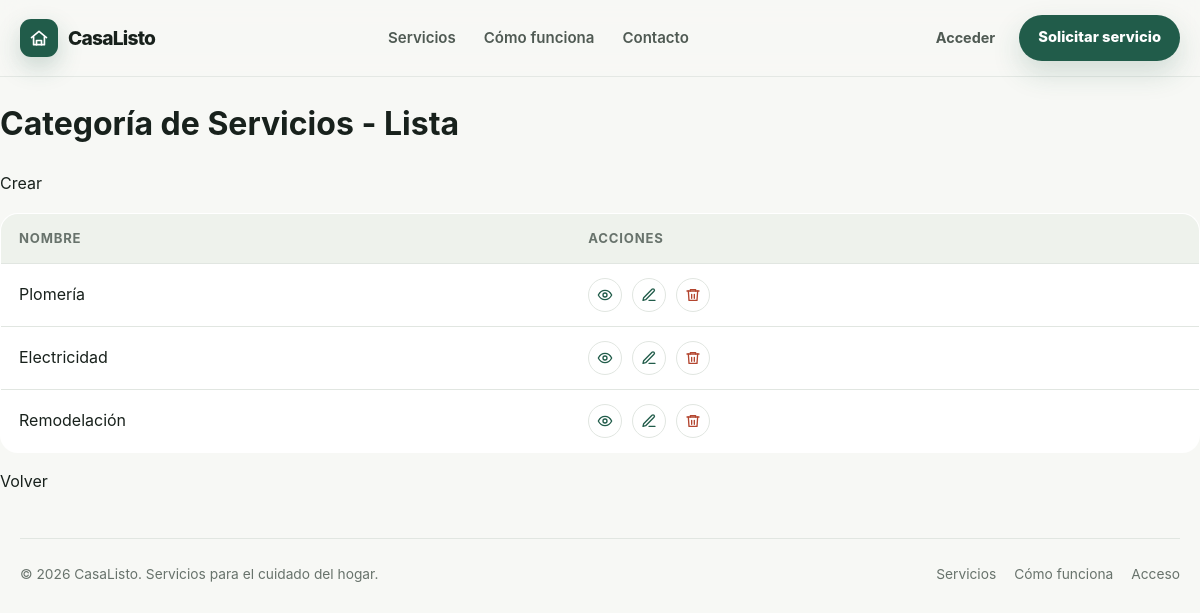
/servicio/categoria/list/, run on the app's committed database.
### servicio/models.py (models this page shows, shortened)
class CategoriaServicio(models.Model):
    nombre = models.CharField(unique=True)
    descripcion = models.TextField(blank=True)
    class Meta:
        verbose_name = "Categoría de Servicio"
        verbose_name_plural = "Categorías de Servicio"

### servicio/views/categoriaservicio.py (the view)
# urls.py: path("categoria/list/", categoriaservicio_list, name="categoriaservicio_list"),
def categoriaservicio_list(request):
    categorias = CategoriaServicio.objects.all()
    return render(request, "servicio/categoriaservicio_list.html", {"categorias": categorias})

### servicio/templates/servicio/categoriaservicio_list.html
{% extends "core/base.html" %}
{% load static %}
{% block style %}
    <link rel="stylesheet" href="{% static 'core/table.css' %}" />
{% endblock style %}
{% block content %}
    <h1>Categoría de Servicios - Lista</h1>
    <p><a href="{% url 'servicio:categoriaservicio_create' %}">Crear</a></p>
    <table class="tabla-categorias">
        <thead>
            <tr>
                <th>Nombre</th>
                <th>Acciones</th>
            </tr>
        </thead>
        <tbody>
            {% for categoria in categorias %}
                <tr>
                    <td>{{ categoria.nombre }}</td>
                    <td class="acciones">
                        <a class="accion-icono"
                           href="{% url 'servicio:categoriaservicio_detail' categoria.pk %}"
                           title="Ver"
                           aria-label="Ver">
                            <svg viewBox="0 0 24 24"
                                 fill="none"
                                 stroke="currentColor"
                                 stroke-width="2"
                                 stroke-linecap="round"
                                 stroke-linejoin="round">
                                <path d="M2 12s3.5-7 10-7 10 7 10 7-3.5 7-10 7-10-7-10-7z"></path>
                                <circle cx="12" cy="12" r="3"></circle>
                            </svg>
                        </a>
                        <a class="accion-icono"
                           href="{% url 'servicio:categoriaservicio_update' categoria.pk %}"
                           title="Editar"
                           aria-label="Editar">
                            <svg viewBox="0 0 24 24"
                                 fill="none"
                                 stroke="currentColor"
                                 stroke-width="2"
                                 stroke-linecap="round"
                                 stroke-linejoin="round">
                                <path d="M12 20h9"></path>
                                <path d="M16.5 3.5a2.12 2.12 0 0 1 3 3L7 19l-4 1 1-4z"></path>
                            </svg>
                        </a>
                        <a class="accion-icono accion-icono--eliminar"
                           href="{% url 'servicio:categoriaservicio_delete' categoria.pk %}"
                           title="Eliminar"
                           aria-label="Eliminar">
                            <svg viewBox="0 0 24 24"
                                 fill="none"
                                 stroke="currentColor"
                                 stroke-width="2"
                                 stroke-linecap="round"
                                 stroke-linejoin="round">
                                <path d="M3 6h18"></path>
                                <path d="M8 6V4h8v2"></path>
                                <path d="M19 6l-1 14H6L5 6"></path>
                                <path d="M10 11v6M14 11v6"></path>
                            </svg>
                        </a>
                    </td>
                </tr>
            {% empty %}
                <tr>
                    <td colspan="2">No hay categorías registradas.</td>
                </tr>
            {% endfor %}
        </tbody>
    </table>
    <p><a href="{% url 'servicio:home' %}">Volver</a></p>
{% endblock content %}

### core/static/core/base.css (style rules this page uses)
:root { --bg: #f7f8f5; --surface: #ffffff; --surface-soft: #eef2ec; --text: #18211c; --muted: #68736c; --primary: #215c4a; --primary-dark: #174637; --accent: #dcefd5; --border: #e1e6e1; --shadow: 0 18px 45px rgba(24, 33, 28, 0.08); --radius-lg: 28px; --radius-md: 18px; --radius-sm: 12px; --max-width: 1180px; }
* { box-sizing: border-box; }
html { scroll-behavior: smooth; }
body { margin: 0; font-family: Inter, ui-sans-serif, system-ui, -apple-system, BlinkMacSystemFont, "Segoe UI", sans-serif; color: var(--text); background: var(--bg); line-height: 1.6; }
a { color: inherit; text-decoration: none; }
img, svg { display: block; max-width: 100%; }
button, a { -webkit-tap-highlight-color: transparent; }

### core/static/core/table.css (style rules this page uses)
.tabla-categorias { width: 100%; border-collapse: collapse; background: var(--surface); border: 1px solid var(--border); border-radius: var(--radius-md); overflow: hidden; }
.tabla-categorias th, .tabla-categorias td { padding: 14px 18px; text-align: left; border-bottom: 1px solid var(--border); }
.tabla-categorias th { background: var(--surface-soft); font-size: .82rem; text-transform: uppercase; letter-spacing: .06em; color: var(--muted); }
.tabla-categorias tr:last-child td { border-bottom: 0; }
.acciones { display: flex; gap: 10px; }
td.acciones { display: flex; align-items: center; }
.accion-icono { width: 34px; height: 34px; display: grid; place-items: center; border: 1px solid var(--border); border-radius: 50%; background: white; color: var(--primary); transition: background .2s ease, color .2s ease; }
.accion-icono svg { width: 16px; height: 16px; }
.accion-icono--eliminar { color: #b3452f; }

### data on the page
CategoriaServicio: nombre "Plomería"
CategoriaServicio: nombre "Electricidad"
CategoriaServicio: nombre "Remodelación"
